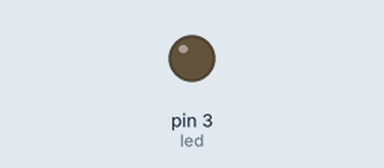
This sketch was run on a simulated Arduino Uno, built with avr-gcc and run on an emulated ATmega328P. Shown: output pins drawn as LEDs (lit = HIGH).

Above: at 0.05 s.
At 1.5 s:
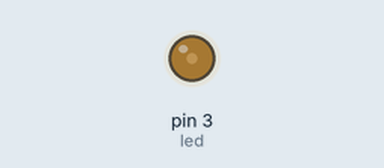
At 3.0 s:
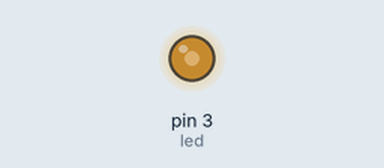
At 6.0 s:
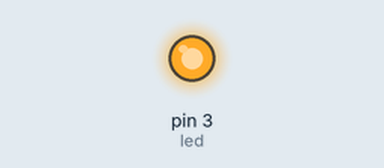
Timing chart, 0 to 7.8 s (numbered marks = the images above):
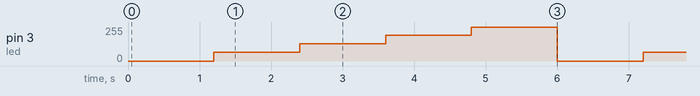

The sketch:

PwmLed.ino
```cpp
int led=3;
void setup() {
  pinMode(led,OUTPUT);
}

void loop() {
    analogWrite(led,0);
    delay(1200);
    analogWrite(led,64);
    delay(1200);
    analogWrite(led,128);
    delay(1200);
    analogWrite(led,192);
    delay(1200);
    analogWrite(led,255);
    delay(1200);
}
```

Measured:
- by itself, pin 3 (led): repeats every 6.0 s: 128/255 1.2 s, 192/255 1.2 s, 255/255 1.2 s, 0/255 1.2 s, 64/255 1.2 s
